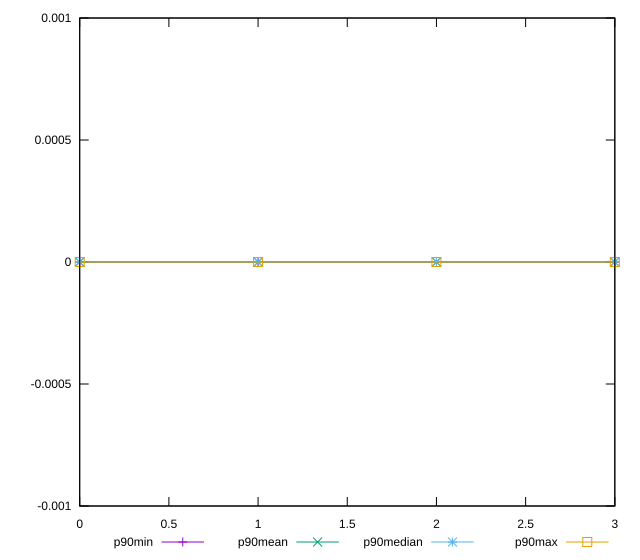

This chart was generated by the following gnuplot code:
reset

$p90Min <<EOF
0 0
1 0
2 0
3 0
EOF

$p90Mean <<EOF
0 3.312952749014429e-17
1 7.086529944415892e-18
2 2.9527208101732875e-18
3 3.473789188439163e-19
EOF

$p90Median <<EOF
0 3.3306690738754695e-17
1 0
2 0
3 0
EOF

$p90Max <<EOF
0 7.216449660063518e-17
1 2.7755575615628914e-17
2 2.7755575615628914e-17
3 3.2653618371328135e-17
EOF

set key outside below
set xrange [0:3]
set yrange [-0.001:0.0010000000000000722]
set trange [-0.001:0.0010000000000000722]
set terminal svg size 640, 560 enhanced background rgb 'white'
set output "reports/report_00032_2021-02-25T10-28-15.087Z/meta/score-difference/progression/value.svg"

plot $p90Min title "p90min" with linespoints, \
     $p90Mean title "p90mean" with linespoints, \
     $p90Median title "p90median" with linespoints, \
     $p90Max title "p90max" with linespoints

reset
